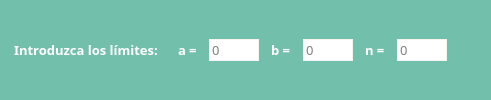
              <widget class="QFrame" name="frame_6">
               <property name="styleSheet">
                <string notr="true">QFrame {
	background-color: rgba(114, 191, 171, 1);
	border-radius: 5px;
	padding: 4px;
}
</string>
               </property>
               <property name="frameShape">
                <enum>QFrame::StyledPanel</enum>
               </property>
               <property name="frameShadow">
                <enum>QFrame::Raised</enum>
               </property>
               <layout class="QHBoxLayout" name="horizontalLayout_2">
                <property name="spacing">
                 <number>4</number>
                </property>
                <property name="leftMargin">
                 <number>2</number>
                </property>
                <property name="topMargin">
                 <number>0</number>
                </property>
                <property name="rightMargin">
                 <number>0</number>
                </property>
                <property name="bottomMargin">
                 <number>0</number>
                </property>
                <item>
                 <widget class="QLabel" name="label_2">
                  <property name="font">
                   <font>
                    <family>Segoe UI Variable Text</family>
                    <pointsize>10</pointsize>
                    <weight>75</weight>
                    <bold>true</bold>
                   </font>
                  </property>
                  <property name="styleSheet">
                   <string notr="true">color: #ffffff;</string>
                  </property>
                  <property name="text">
                   <string>Introduzca los límites:</string>
                  </property>
                  <property name="margin">
                   <number>0</number>
                  </property>
                 </widget>
                </item>
                <item>
                 <widget class="QLabel" name="label_3">
                  <property name="font">
                   <font>
                    <family>Segoe UI Variable Text</family>
                    <pointsize>10</pointsize>
                    <weight>75</weight>
                    <bold>true</bold>
                   </font>
                  </property>
                  <property name="styleSheet">
                   <string notr="true">color: #ffffff;</string>
                  </property>
                  <property name="text">
                   <string>a =</string>
                  </property>
                 </widget>
                </item>
                <item>
                 <widget class="QLineEdit" name="txtLimite_Inferior">
                  <property name="maximumSize">
                   <size>
                    <width>50</width>
                    <height>16777215</height>
                   </size>
                  </property>
                  <property name="font">
                   <font>
                    <family>Segoe UI Variable</family>
                    <pointsize>10</pointsize>
                   </font>
                  </property>
                  <property name="styleSheet">
                   <string notr="true">border:1px solid #F7F2EC;
border-bottom-color: rgb(243, 243, 243);</string>
                  </property>
                  <property name="text">
                   <string/>
                  </property>
                  <property name="placeholderText">
                   <string>0</string>
                  </property>
                 </widget>
                </item>
                <item>
                 <widget class="QLabel" name="label_4">
                  <property name="font">
                   <font>
                    <family>Segoe UI Variable Text</family>
                    <pointsize>10</pointsize>
                    <weight>75</weight>
                    <bold>true</bold>
                   </font>
                  </property>
                  <property name="styleSheet">
                   <string notr="true">color: #ffffff;</string>
                  </property>
                  <property name="text">
                   <string>b =</string>
                  </property>
                 </widget>
                </item>
                <item>
                 <widget class="QLineEdit" name="txtLimite_Superior">
                  <property name="maximumSize">
                   <size>
                    <width>50</width>
                    <height>16777215</height>
                   </size>
                  </property>
                  <property name="font">
                   <font>
                    <family>Segoe UI Variable</family>
                    <pointsize>10</pointsize>
                   </font>
                  </property>
                  <property name="styleSheet">
                   <string notr="true">border:1px solid #F7F2EC;
border-bottom-color: rgb(243, 243, 243);</string>
                  </property>
                  <property name="text">
                   <string/>
                  </property>
                  <property name="dragEnabled">
                   <bool>false</bool>
                  </property>
                  <property name="placeholderText">
                   <string>0</string>
                  </property>
                 </widget>
                </item>
                <item>
                 <widget class="QLabel" name="label_5">
                  <property name="font">
                   <font>
                    <family>Segoe UI Variable Text</family>
                    <pointsize>10</pointsize>
                    <weight>75</weight>
                    <bold>true</bold>
                   </font>
                  </property>
                  <property name="styleSheet">
                   <string notr="true">color: #ffffff;</string>
                  </property>
                  <property name="text">
                   <string>n =</string>
                  </property>
                 </widget>
                </item>
                <item>
                 <widget class="QLineEdit" name="txtSubintervalos">
                  <property name="maximumSize">
                   <size>
                    <width>50</width>
                    <height>16777215</height>
                   </size>
                  </property>
                  <property name="font">
                   <font>
                    <family>Segoe UI Variable</family>
                    <pointsize>10</pointsize>
                   </font>
                  </property>
                  <property name="cursor">
                   <cursorShape>IBeamCursor</cursorShape>
                  </property>
                  <property name="focusPolicy">
                   <enum>Qt::StrongFocus</enum>
                  </property>
                  <property name="styleSheet">
                   <string notr="true">border:1px solid #F7F2EC;
border-bottom-color: rgb(243, 243, 243);</string>
                  </property>
                  <property name="text">
                   <string/>
                  </property>
                  <property name="dragEnabled">
                   <bool>false</bool>
                  </property>
                  <property name="placeholderText">
                   <string>0</string>
                  </property>
                 </widget>
                </item>
                <item>
                 <spacer name="horizontalSpacer">
                  <property name="orientation">
                   <enum>Qt::Horizontal</enum>
                  </property>
                  <property name="sizeHint" stdset="0">
                   <size>
                    <width>40</width>
                    <height>20</height>
                   </size>
                  </property>
                 </spacer>
                </item>
               </layout>
              </widget>
